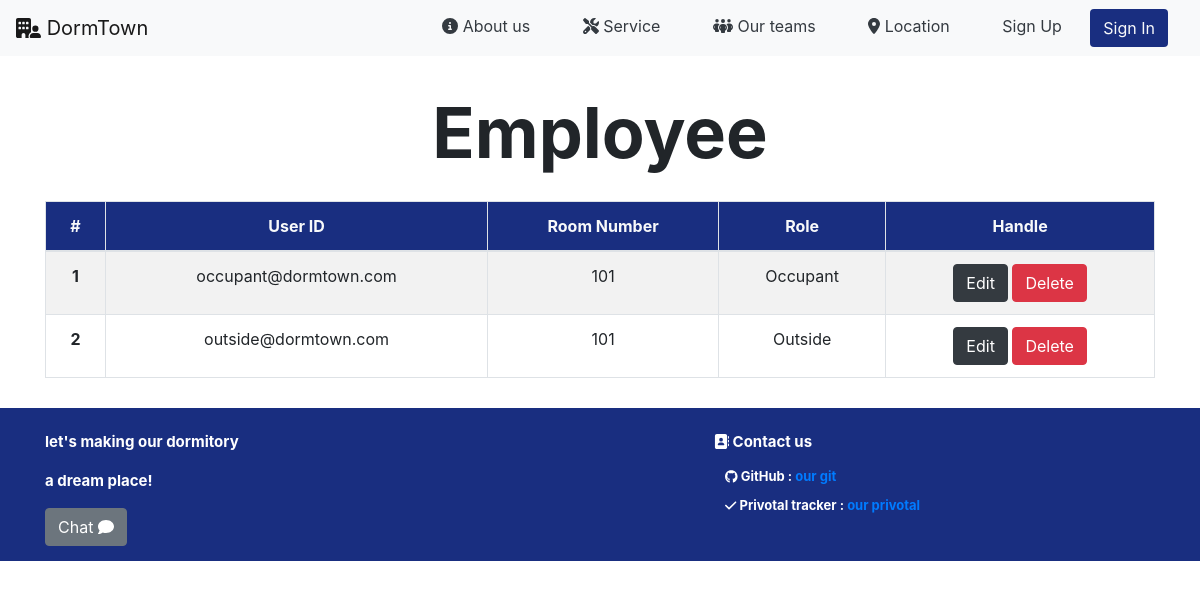
Before: /manager/occupant_list with the older database file.
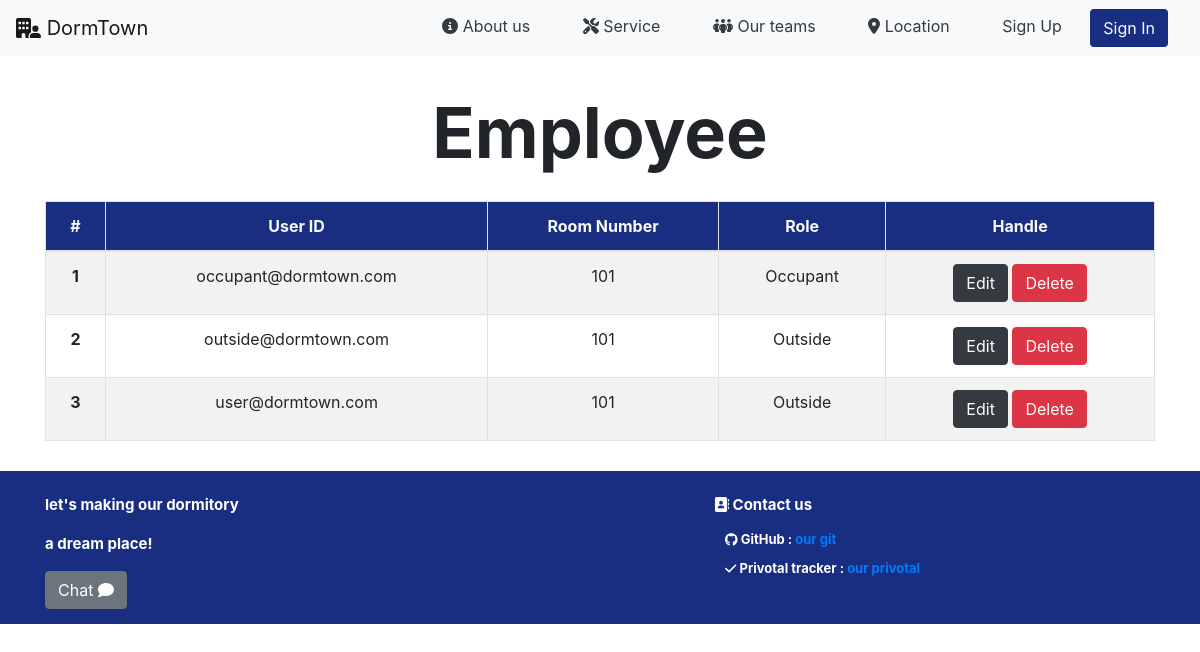
After: the same page with the newer database file.
### occupant/models.py (models this page shows, shortened)
class UserInfo(models.Model):
    user_id = models.ForeignKey(
        User, on_delete=models.CASCADE, related_name="user_id")
    role_id = models.ForeignKey(
        Role, on_delete=models.CASCADE, related_name="role_id")
    room_id = models.ForeignKey(
        Room, on_delete=models.CASCADE, related_name="room_id", null=True)
    phone_number = models.CharField(max_length=10)
    address = models.CharField(max_length=100)
    street = models.CharField(max_length=50)
    state = models.CharField(max_length=50)
    city = models.CharField(max_length=50)
    country = models.CharField(max_length=20)
    zip_code = models.CharField(max_length=10)

class Room(models.Model):
    room_number = models.CharField(max_length=3)
    room_type = models.ForeignKey(
        RoomType, on_delete=models.CASCADE, related_name="room_type")
    status = models.BooleanField()

class Role(models.Model):
    role_name = models.CharField(max_length=20)

### manager/views.py (the view)
# urls.py: path("occupant_list", views.occupant_list, name="occupant_list"),
def occupant_list(req):
    try:
        user_info = UserInfo.objects.filter(Q(role_id=4) | Q(role_id = 5))
    except:
        pass
    return render(req, "manager/employee_list.html", {"user_info": user_info})

### manager/templates/manager/employee_list.html
{% extends 'rooms/layout.html' %} {% block body %}
<section class="about-header-section">
    <div class="text-center mt-4">
        <p id='about_us' class="header">Employee</p>
    </div>
  {% load static %}
    <div class="container">
        <table class="table table-bordered text-center table-striped">
            <thead class="text-light" style="background-color: #192e80;">
                <tr>
                    <th scope="col">#</th>
                    <th scope="col">User ID</th>
                    <th scope="col">Room Number</th>
                    <th scope="col">Role</th>
                    <th scope="col">Handle</th>
                </tr>
            </thead>
            <tbody>
                {% for user in user_info %}
                <tr>
                    <th scope="row">{{forloop.counter}}</th>
                    <td>{{user.user_id}}</td>
                    <td>{{user.room_id.room_number}}</td>
                    <td>{{user.role_id.role_name}}</td>
                    <td colspan="2">
                        <a class="btn btn-dark text-white" href="{% url 'manager:edit_profile' user.user_id.id %}">Edit</a>
                        <a class="btn btn-danger text-white" href="{% url 'manager:delete_user' user.user_id.id %}">Delete</a>
                    </td>
                </tr>
                {% endfor %}
            </tbody>
        </table>
    </div>
{% endblock %}

Changed rows visible on the page:
added UserInfo: user_id "user@dormtown.com", room_id.room_number "101", role_id.role_name "Outside"
